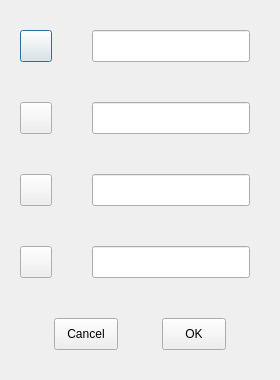
<?xml version="1.0" encoding="UTF-8"?>
<ui version="4.0">
 <class>newUser</class>
 <widget class="QDialog" name="newUser">
  <property name="geometry">
   <rect>
    <x>0</x>
    <y>0</y>
    <width>280</width>
    <height>349</height>
   </rect>
  </property>
  <property name="minimumSize">
   <size>
    <width>280</width>
    <height>0</height>
   </size>
  </property>
  <property name="maximumSize">
   <size>
    <width>280</width>
    <height>16777215</height>
   </size>
  </property>
  <property name="windowTitle">
   <string>New User</string>
  </property>
  <layout class="QHBoxLayout" name="horizontalLayout_10">
   <property name="spacing">
    <number>40</number>
   </property>
   <property name="leftMargin">
    <number>20</number>
   </property>
   <property name="topMargin">
    <number>30</number>
   </property>
   <property name="rightMargin">
    <number>20</number>
   </property>
   <property name="bottomMargin">
    <number>30</number>
   </property>
   <item>
    <layout class="QVBoxLayout" name="verticalLayout">
     <item>
      <layout class="QHBoxLayout" name="horizontalLayout_2">
       <property name="rightMargin">
        <number>10</number>
       </property>
       <item>
        <widget class="QPushButton" name="pushButton">
         <property name="minimumSize">
          <size>
           <width>32</width>
           <height>32</height>
          </size>
         </property>
         <property name="maximumSize">
          <size>
           <width>32</width>
           <height>32</height>
          </size>
         </property>
         <property name="text">
          <string/>
         </property>
         <property name="icon">
          <iconset resource="icon.qrc">
           <normaloff>:/resource/server.svg</normaloff>
           <normalon>:/resource/server.svg</normalon>:/resource/server.svg</iconset>
         </property>
         <property name="iconSize">
          <size>
           <width>32</width>
           <height>32</height>
          </size>
         </property>
        </widget>
       </item>
       <item>
        <widget class="QLineEdit" name="server_port">
         <property name="minimumSize">
          <size>
           <width>0</width>
           <height>32</height>
          </size>
         </property>
         <property name="maximumSize">
          <size>
           <width>16777215</width>
           <height>32</height>
          </size>
         </property>
         <property name="maxLength">
          <number>22</number>
         </property>
        </widget>
       </item>
      </layout>
     </item>
     <item>
      <layout class="QHBoxLayout" name="horizontalLayout_3">
       <property name="rightMargin">
        <number>10</number>
       </property>
       <item>
        <widget class="QPushButton" name="pushButton_2">
         <property name="minimumSize">
          <size>
           <width>32</width>
           <height>32</height>
          </size>
         </property>
         <property name="maximumSize">
          <size>
           <width>32</width>
           <height>32</height>
          </size>
         </property>
         <property name="text">
          <string/>
         </property>
         <property name="icon">
          <iconset resource="icon.qrc">
           <normaloff>:/resource/user.svg</normaloff>:/resource/user.svg</iconset>
         </property>
         <property name="iconSize">
          <size>
           <width>32</width>
           <height>32</height>
          </size>
         </property>
        </widget>
       </item>
       <item>
        <widget class="QLineEdit" name="username">
         <property name="minimumSize">
          <size>
           <width>0</width>
           <height>32</height>
          </size>
         </property>
         <property name="maximumSize">
          <size>
           <width>16777215</width>
           <height>32</height>
          </size>
         </property>
         <property name="maxLength">
          <number>8</number>
         </property>
        </widget>
       </item>
      </layout>
     </item>
     <item>
      <layout class="QHBoxLayout" name="horizontalLayout_4">
       <property name="rightMargin">
        <number>10</number>
       </property>
       <item>
        <widget class="QPushButton" name="pushButton_3">
         <property name="minimumSize">
          <size>
           <width>32</width>
           <height>32</height>
          </size>
         </property>
         <property name="maximumSize">
          <size>
           <width>32</width>
           <height>32</height>
          </size>
         </property>
         <property name="text">
          <string/>
         </property>
         <property name="icon">
          <iconset resource="icon.qrc">
           <normaloff>:/resource/passwd.svg</normaloff>:/resource/passwd.svg</iconset>
         </property>
         <property name="iconSize">
          <size>
           <width>32</width>
           <height>32</height>
          </size>
         </property>
        </widget>
       </item>
       <item>
        <widget class="QLineEdit" name="passwd">
         <property name="minimumSize">
          <size>
           <width>0</width>
           <height>32</height>
          </size>
         </property>
         <property name="maximumSize">
          <size>
           <width>16777215</width>
           <height>32</height>
          </size>
         </property>
         <property name="maxLength">
          <number>12</number>
         </property>
         <property name="echoMode">
          <enum>QLineEdit::Password</enum>
         </property>
        </widget>
       </item>
      </layout>
     </item>
     <item>
      <layout class="QHBoxLayout" name="horizontalLayout_5">
       <property name="rightMargin">
        <number>10</number>
       </property>
       <item>
        <widget class="QPushButton" name="pushButton_4">
         <property name="minimumSize">
          <size>
           <width>32</width>
           <height>32</height>
          </size>
         </property>
         <property name="maximumSize">
          <size>
           <width>32</width>
           <height>32</height>
          </size>
         </property>
         <property name="text">
          <string/>
         </property>
         <property name="icon">
          <iconset resource="icon.qrc">
           <normaloff>:/resource/passwd.svg</normaloff>:/resource/passwd.svg</iconset>
         </property>
         <property name="iconSize">
          <size>
           <width>32</width>
           <height>32</height>
          </size>
         </property>
        </widget>
       </item>
       <item>
        <widget class="QLineEdit" name="repasswd">
         <property name="minimumSize">
          <size>
           <width>0</width>
           <height>32</height>
          </size>
         </property>
         <property name="maximumSize">
          <size>
           <width>16777215</width>
           <height>32</height>
          </size>
         </property>
         <property name="maxLength">
          <number>12</number>
         </property>
         <property name="echoMode">
          <enum>QLineEdit::Password</enum>
         </property>
        </widget>
       </item>
      </layout>
     </item>
     <item>
      <layout class="QHBoxLayout" name="horizontalLayout">
       <property name="spacing">
        <number>10</number>
       </property>
       <item>
        <widget class="QPushButton" name="cancel">
         <property name="minimumSize">
          <size>
           <width>64</width>
           <height>32</height>
          </size>
         </property>
         <property name="maximumSize">
          <size>
           <width>64</width>
           <height>32</height>
          </size>
         </property>
         <property name="text">
          <string>Cancel</string>
         </property>
        </widget>
       </item>
       <item>
        <widget class="QPushButton" name="ok">
         <property name="minimumSize">
          <size>
           <width>64</width>
           <height>32</height>
          </size>
         </property>
         <property name="maximumSize">
          <size>
           <width>64</width>
           <height>32</height>
          </size>
         </property>
         <property name="text">
          <string>OK</string>
         </property>
        </widget>
       </item>
      </layout>
     </item>
    </layout>
   </item>
  </layout>
 </widget>
 <resources>
  <include location="icon.qrc"/>
 </resources>
 <connections/>
</ui>
